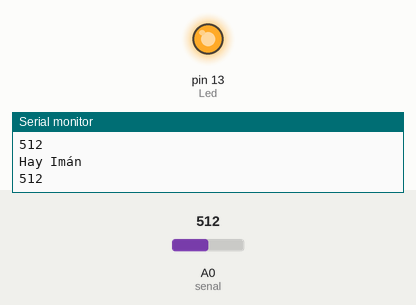
Simulated run of this sketch. Board: Arduino Uno, built with avr-gcc and run on an emulated ATmega328P. On the bench: output pins drawn as LEDs (lit = HIGH), the last lines printed to the serial monitor. The test bench sets the inputs (shaded band); at power-on: A0 (senal) = 512.

Above: at 1.3 s.
1.4 s: A0 (senal) set to 518
At 3.3 s:
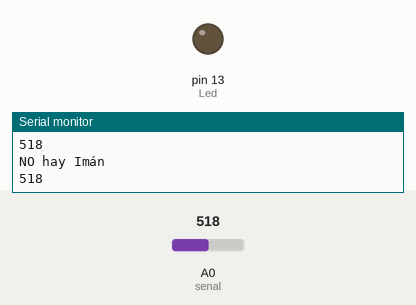
4.0 s: A0 (senal) set to 511
At 5.3 s:
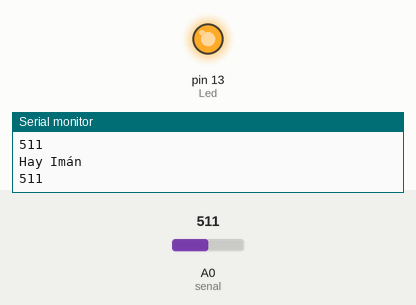
6.0 s: A0 (senal) set to 528
At 6.9 s:
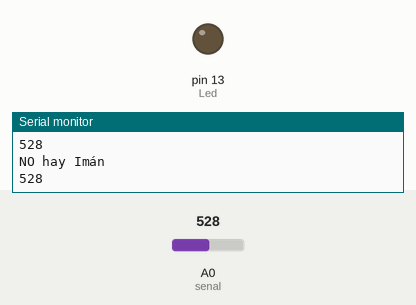
Timing chart, 0 to 9.0 s (numbered marks = the images above; inputs shaded):
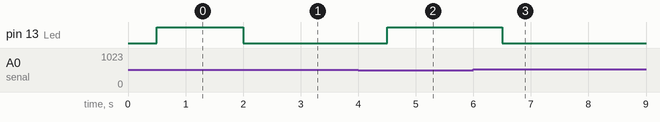

Measured:
- the behaviour switches between 517 and 518 on A0 (senal) (found by bisection; images 0 and 1)
- after the input at 1.4 s, pin 13 (Led): HIGH → LOW after 0.60 s
- after the input at 4.0 s, pin 13 (Led): LOW → HIGH after 0.50 s
- after the input at 6.0 s, pin 13 (Led): HIGH → LOW after 0.51 s

The sketch:

KY-035.ino
```cpp
/*
  Derechos de autor © UNIT Electronics
  Este codigo se proporciona "tal cual", sin garantías de ningún tipo.

  Para más información, visita nuestro blog:
  https://blog.uelectronics.com/tarjetas-desarrollo/comparacion-entre-interruptores-magneticos-ky-021-ky-025ky-024-y-ky-35/
*/
int senal = A0;                // Pin analógico A0 del Arduino para el KY-035
int valor;                     // Variable para guardar el valor leído por el sensor
int Led = 13;                  // Pin 13 para el LED

void setup() {
  Serial.begin(9600);           // Inicializa el puerto serial a 9600 baudios
  pinMode(senal, INPUT);        // Declara el pin senal como entrada analógica
  pinMode(Led, OUTPUT);         // Declara el pin Led como salida
}

void loop() {
  valor = analogRead(senal);              // Lee el valor del KY-035 y lo guarda en la variable valor
  Serial.println(valor);                  // Imprime el valor leído en el Monitor Serial
                                          // Esto ayuda a entender el comportamiento del sensor y los valores que arroja cuando detecta o no un imán
  delay(500);                             // La lectura se realiza cada medio segundo

  if (valor >= 518 && valor <= 528) {     // Si el valor está en el rango de 518 a 528, no hay presencia magnética
    Serial.println("NO hay Imán");        // Imprime "NO hay Imán" en el Monitor Serial
    digitalWrite(Led, LOW);               // Apaga el LED
  } else {                                // Si los valores analógicos están fuera de este rango
    Serial.println("Hay Imán");           // Imprime "Hay Imán" en el Monitor Serial
    digitalWrite(Led, HIGH);              // Enciende el LED
  }
}
```
